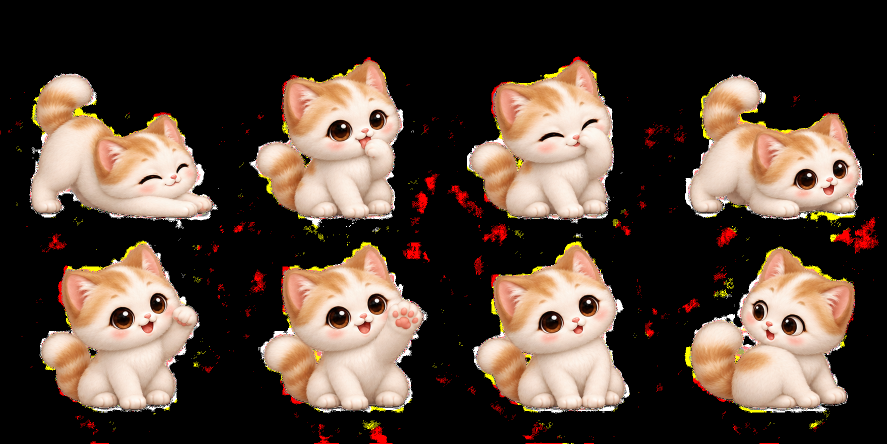
#> input picture assets/cat-actions.png, 1774 x 887 px (shown at 1/2 size)
$ python -i matte_walk_video.py   (imports and definitions only)
#> lines starting #> are read from the running program, lines starting #| are printed output that depends on the picture; after the words box and inside, x2 and y2 are one past the last pixel; in counts of white or black regions, pixels touching at a corner belong together
#!/usr/bin/env python3
"""Technical video foreground extraction. Preserves decoded RGB; only writes alpha.

Authoring dependencies: numpy, opencv-python-headless, onnxruntime, Pillow.
Use U2NETP saliency as a seed, color graph-cut at source resolution for the actual
outline, and a subpixel matte. No generated drawings or per-frame scale changes.
Run mode protects white fur; Eat mode retains the metal bowl and scattered kibble.
"""
from __future__ import annotations
import argparse, hashlib, json, time
from pathlib import Path
import cv2
import numpy as np
import onnxruntime as ort
from PIL import Image, ImageDraw

def model_session(path):
    options=ort.SessionOptions(); options.intra_op_num_threads=2; options.inter_op_num_threads=1
    return ort.InferenceSession(str(path),options,providers=['CPUExecutionProvider'])

# [12 lines left out: functions probability, largest, not called in this run]

def backdrop_seeds(rgb):
    """Flood only source-backdrop colours connected to the video border.

    The pink/blue scrolling blobs can fool saliency into being foreground.
    Their flat colour families are observable at the border; a dark drawn
    contour keeps identically coloured skin/fur inside the cat disconnected.
    """
    height,width=rgb.shape[:2]
#> height = 887; width = 1774
    border=np.concatenate([rgb[:8].reshape(-1,3),rgb[-8:].reshape(-1,3),
        rgb[:,:8].reshape(-1,3),rgb[:,-8:].reshape(-1,3)]).astype(np.float32)
    cv2.setRNGSeed(1729)
    _,_,centres=cv2.kmeans(border,8,None,(cv2.TERM_CRITERIA_EPS|cv2.TERM_CRITERIA_MAX_ITER,30,.1),3,cv2.KMEANS_PP_CENTERS)
#> centres = [[0, 0, 0], [255, 0, 0], [255, 255, 0], [0, 0, 0], [0, 0, 0], [0, 0, 0], [0, 0, 0], [0, 0, 0]]
    dist=np.sqrt(np.min(np.sum((rgb.astype(np.float32)[:,:,None,:]-centres[None,None,:,:])**2,axis=3),axis=2))
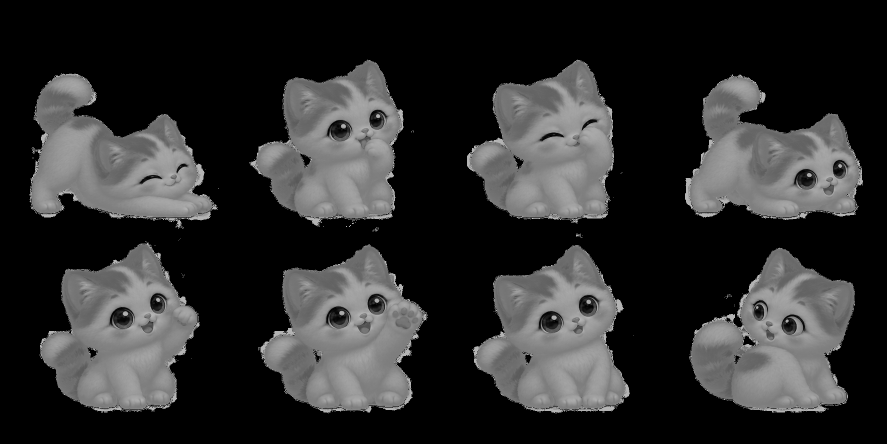
#> dist: shape (887, 1774) float32 (shown at 1/2 size); min 0, max 360.6, mean 64.8; drawn with min black and max white
    candidate=(dist<10).astype(np.uint8)
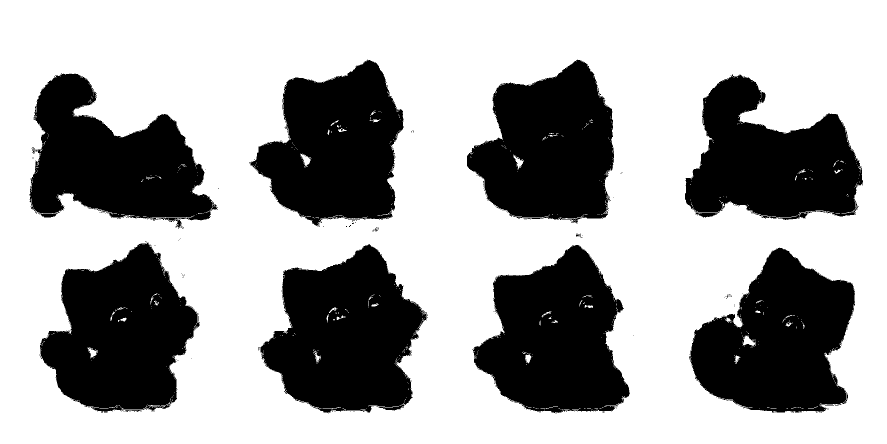
#> candidate: shape (887, 1774) (shown at 1/2 size); values 0 (black) and 1 (white), 65% white; 238 black regions (228 under 20 px), largest, box (x1, y1, x2, y2) and area: (521, 488, 854, 827) 74192, (1378, 495, 1710, 825) 70993, (79, 485, 399, 825) 70905
    count,components,_,_=cv2.connectedComponentsWithStats(candidate,8)
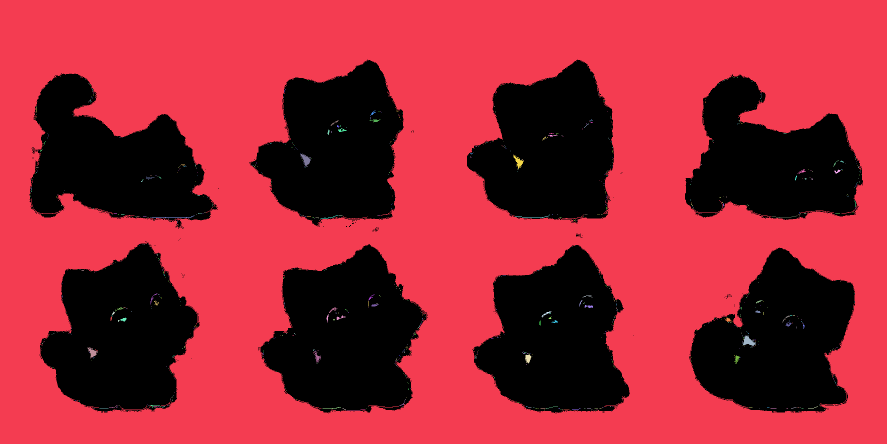
#> components: shape (887, 1774) int32 (shown at 1/2 size); 938 distinct labels, from 0 to 937; one colour per label, 0 black
#> count = 938
    ids=np.unique(np.concatenate([components[0],components[-1],components[:,0],components[:,-1]]))
#> ids = [1]
    ids=ids[ids!=0];known=np.isin(components,ids).astype(np.uint8)
#> after `known = np.isin(components, ids).astype(np.uint8)`:
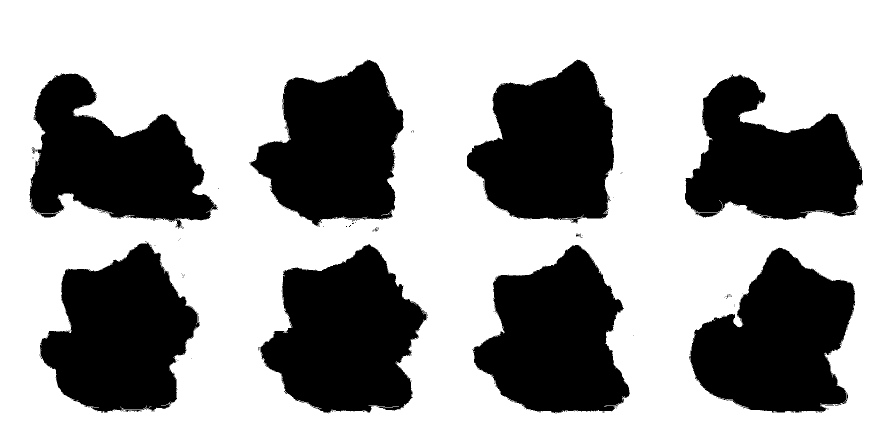
#> known: shape (887, 1774) (shown at 1/2 size); values 0 (black) and 1 (white), 64.7% white; 233 black regions (223 under 20 px), largest, box (x1, y1, x2, y2) and area: (521, 488, 854, 827) 74871, (1378, 495, 1710, 825) 71827, (79, 485, 399, 825) 71616
    # Include compressed/antialiased backdrop edge pixels without crossing
    # the kitten's much darker outline or changing any decoded source RGB.
    nearby=cv2.dilate(known,np.ones((3,3),np.uint8))>0
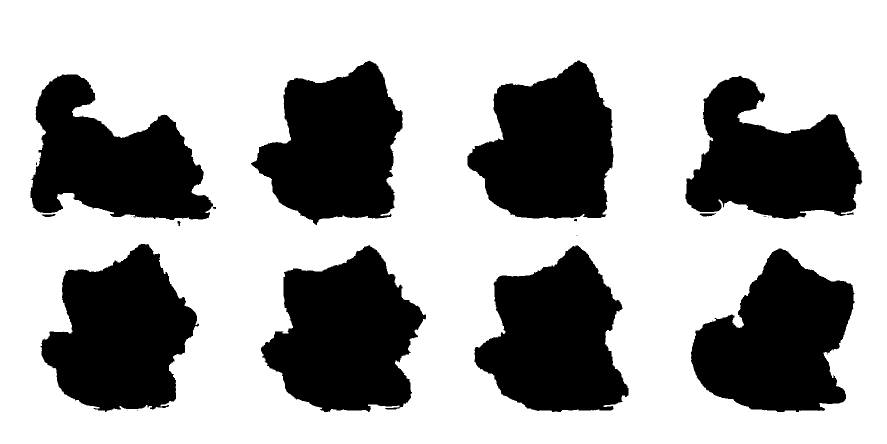
#> nearby: shape (887, 1774) bool (shown at 1/2 size); 65.8% white; 21 black regions (8 under 20 px), largest, box (x1, y1, x2, y2) and area: (522, 490, 852, 824) 72643, (1382, 497, 1709, 824) 69723, (81, 488, 398, 824) 69469
    return (known.astype(bool)|(nearby&(dist<25)))

# [66 lines left out: functions matte, proof, main, not called in this run]
# [1 line not run here, left out]

>>> import cv2
>>> picture = cv2.cvtColor(cv2.imread('../assets/cat-actions.png'), cv2.COLOR_BGR2RGB)
>>> result = backdrop_seeds(picture)

$ run again, on assets/cat-recline.png
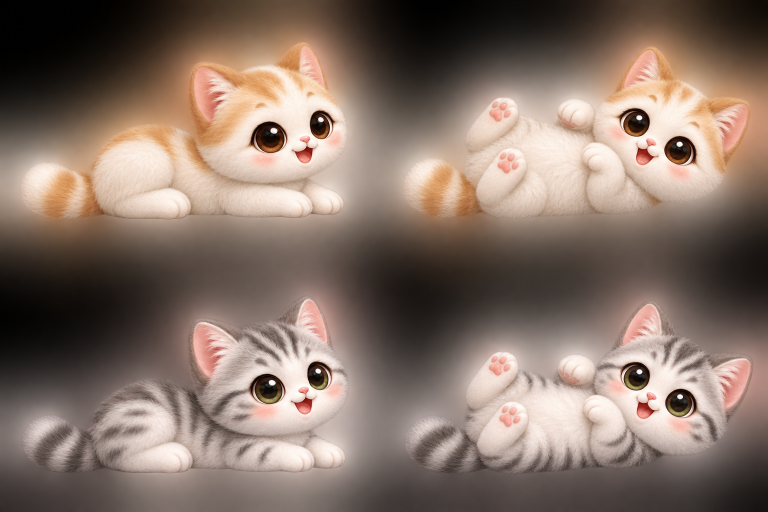
#> input picture assets/cat-recline.png, 1536 x 1024 px (shown at 1/2 size)
#> centres = [[51.56, 41.64, 35.19], [172.8, 138.3, 120.7], [84.57, 70.5, 62.11], [5.68, 4.18, 3.05], [125.7, 109.6, 102.1], [28.17, 22.13, 17.99], [105.9, 90.53, 82.71], [68.32, 57.69, 52.3]]
#> candidate: shape (1024, 1536); values 0 (black) and 1 (white), 28.6% white; 1620 white regions (1462 under 20 px), largest, box (x1, y1, x2, y2) and area: (0, 552, 1536, 1024) 42983, (679, 467, 1240, 742) 39784, (0, 0, 288, 170) 32424
#> in backdrop_seeds, `count,components,_,_=cv2.connectedComponentsWithStats(candidate,8)`:
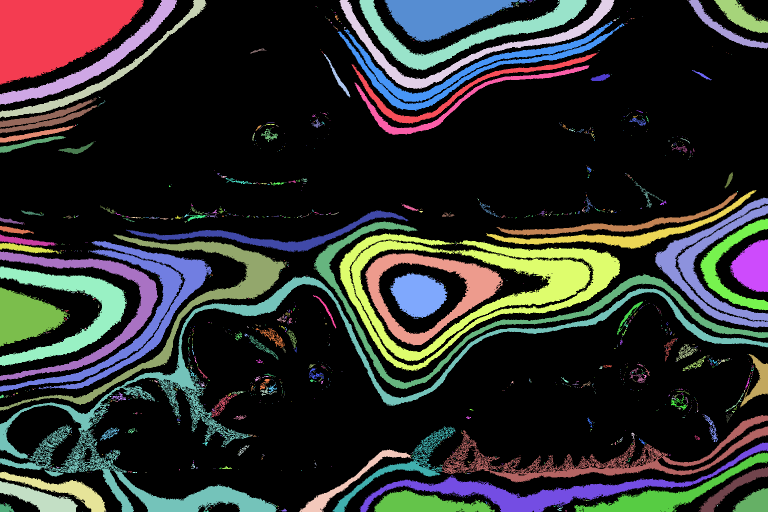
#> components: shape (1024, 1536) int32 (shown at 1/2 size); 1621 distinct labels, from 0 to 1620; one colour per label, 0 black
#> count = 1621
#> in backdrop_seeds, `ids=np.unique(np.concatenate([components[0],components[-1],components[..`: ids = 43 values from 0 to 1620
#> in backdrop_seeds, `ids = ids[ids != 0]`: ids = 42 values from 1 to 1620
#> known: shape (1024, 1536); values 0 (black) and 1 (white), 21% white; 42 white regions (4 under 20 px), largest, box (x1, y1, x2, y2) and area: (0, 552, 1536, 1024) 42983, (0, 0, 288, 170) 32424, (0, 482, 424, 783) 19696
#> in backdrop_seeds, `nearby=cv2.dilate(known,np.ones((3,3),np.uint8))>0`:
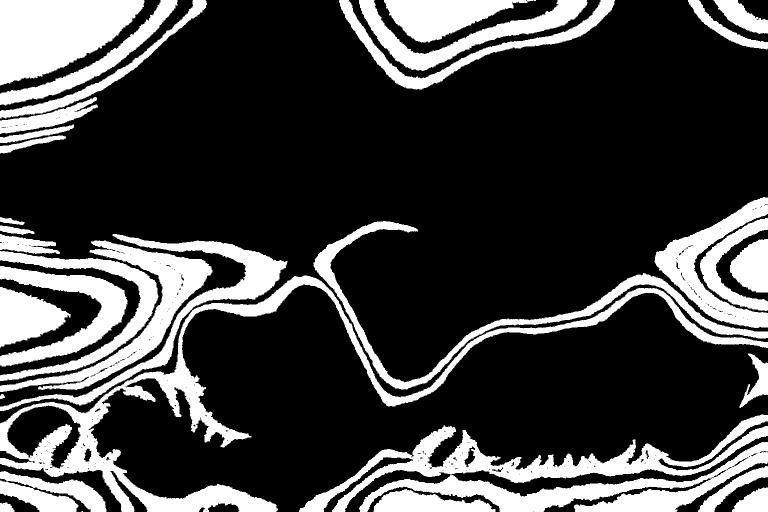
#> nearby: shape (1024, 1536) bool (shown at 1/2 size); 25% white; 36 white regions (2 under 20 px), largest, box (x1, y1, x2, y2) and area: (0, 551, 1536, 1024) 58596, (598, 829, 1536, 1024) 33405, (0, 0, 289, 171) 33145
